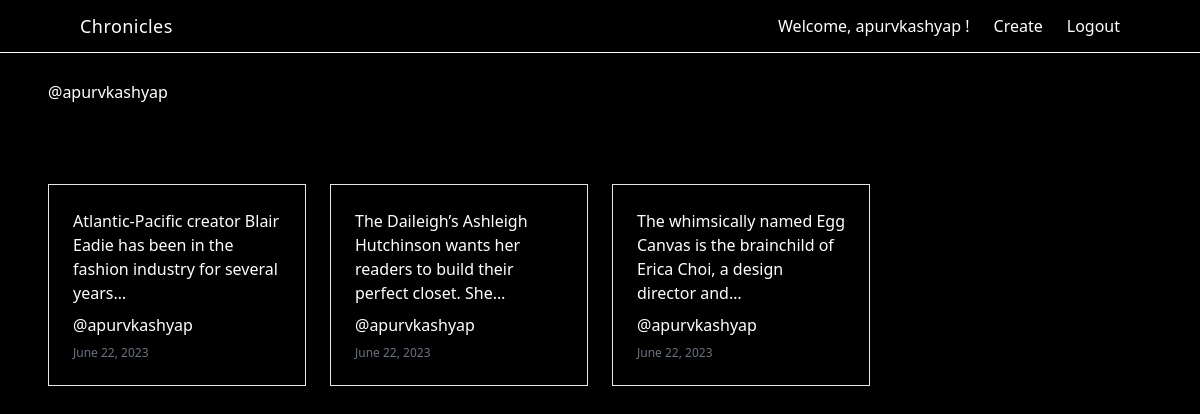
The page /viewUser/1 on the database its author committed.
### sms/models.py (models this page shows, shortened)
class Notes(models.Model):
    user = models.ForeignKey(User,on_delete=models.CASCADE)
    title = models.CharField(max_length=200)
    content = models.TextField()
    categories = models.ForeignKey(Categories,on_delete=models.CASCADE,null=True,blank=True)
    image = models.ImageField(upload_to="post/" ,null= True,blank= True)
    date = models.DateField(auto_now_add=True)
    likes = models.ManyToManyField('auth.User', related_name='liked_students', through='Like')

### sms/views.py (the view)
# urls.py: path('viewUser/<int:id>', viewUser, name='viewUser'),
def viewUser(r,id):
    if id == r.user.id:
       notes = Notes.objects.filter(user = r.user.id)
       context = {'notes':notes}
       return render(r,'viewmyposts.html',context)
    else:
        user = User.objects.get(id = id)
        notes = Notes.objects.filter(user = id)
        context = {'user':user,'notes':notes}
    return render(r,'viewUser.html',context)

### template/viewUser.html
{% extends 'base.html' %}
{% block content %}
<div class="min-h-screen bg-black text-white">
    <div class="pt-20  px-12 ">
        <p>@{{user.username}}</p>
    </div>
    <div class="py-20 w-full  gap-6 px-12  grid grid-cols-4  ">
        {% for note in notes %}
            <div class=" border p-6 space-y-2">
                <p>{{note.content | truncatechars:88}}</p>
                <p > @{{note.user}}</p>
                <p class="my-5 text-xs text-gray-500">{{note.date}}</p>
            </div>
        {% endfor %}
    </div>
</div>
{% endblock content %}

### template/base.html (shortened to what this page needs)
<!DOCTYPE html>
<html lang="en">
<head>
  <script src="http://cdn.tailwindcss.com"></script>
</head>
<body>
  <div
    class="flex md:px-20 px-8 py-3 justify-between items-center shadow-md z-50 bg-black text-white border-b border-white fixed w-full">
    <a href="{% url 'home' %}" class="text-lg tracking-wide">Chronicles</a>
    <div class="md:flex hidden justify-center gap-6 items-center">
      {% if user.is_authenticated %}
      <a href="{% url 'viewmyposts' %}">Welcome, {{ user.username }} !</a>
      <a href="{% url 'create' %}">Create</a>
      <a href="{% url 'logout' %}">Logout</a>
      {% else %}
      <a href="{% url 'login' %}">Login</a>
      <a href="{% url 'register' %}">Register</a>
      {% endif %}
    </div>
  </div>
  {% block content %}
  {% endblock content %}
</body>
</html>

### template/base.html (style rules this page uses)
* { scrollbar-width: auto; scrollbar-color: #8f54a0 #ffffff; }

### rows shown on the page
Notes: content "Atlantic-Pacific creator Blair Eadie has been in the fashion industry for several years…", user "apurvkashyap", date "June 22, 2023"
Notes: content "The Daileigh’s Ashleigh Hutchinson wants her readers to build their perfect closet. She…", user "apurvkashyap", date "June 22, 2023"
Notes: content "The whimsically named Egg Canvas is the brainchild of Erica Choi, a design director and…", user "apurvkashyap", date "June 22, 2023"

### other values the page prints
{{ user.username }} "apurvkashyap"
